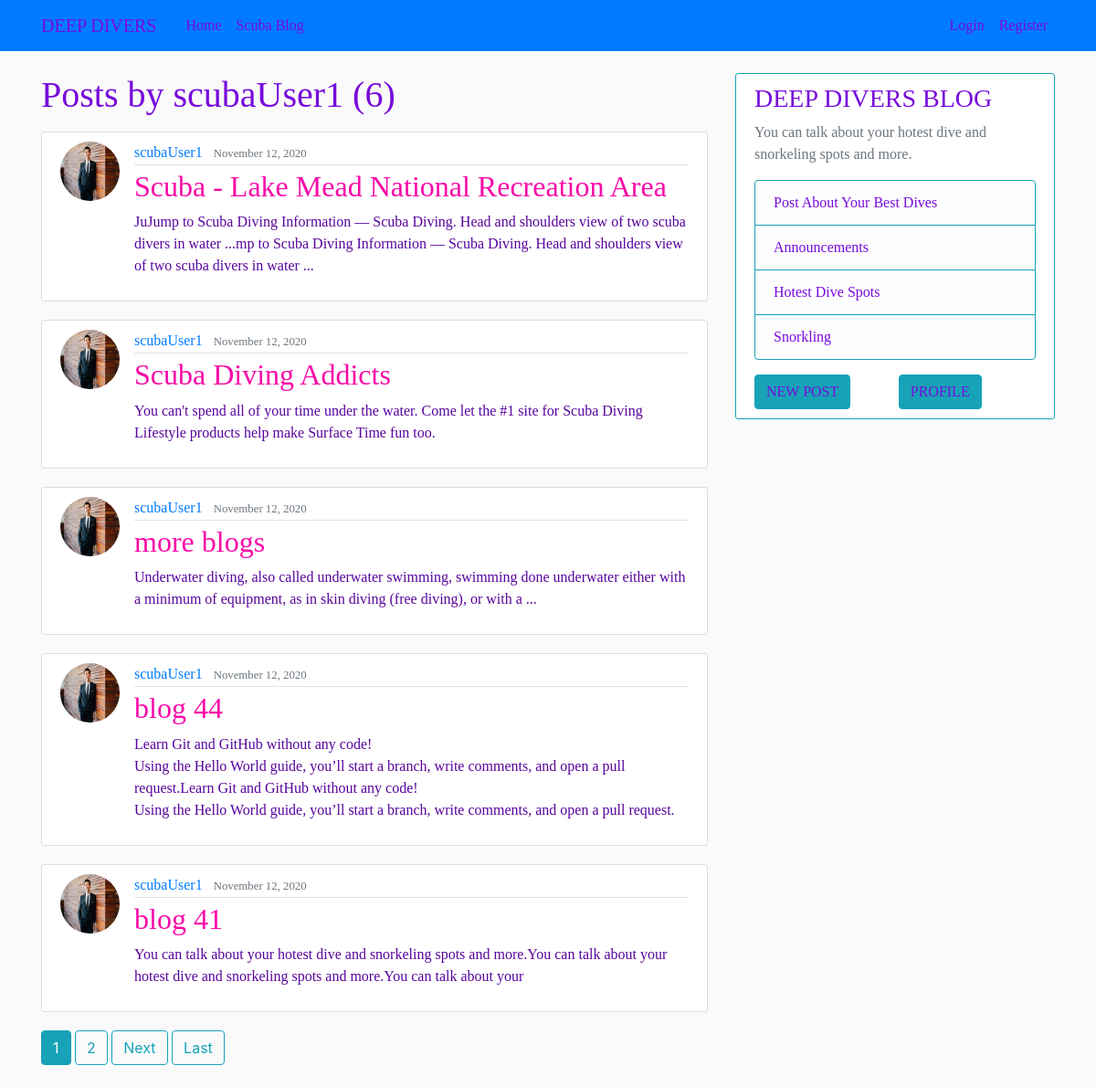
Page /user/scubaUser1 on the committed database.
### scuba_blog/models.py (models this page shows, shortened)
class Post(models.Model):
    title= models.CharField(max_length=100)
    content= models.TextField()
    date_posted= models.DateTimeField(default= timezone.now)
    author = models.ForeignKey(User, on_delete= models.CASCADE)

### users/models.py (models this page shows, shortened)
class Profile(models.Model):
    user = models.OneToOneField(User, on_delete=models.CASCADE)
    image = models.ImageField(default='default.jpg', upload_to='profile_pics')

### scuba_blog/views.py (the view)
# urls.py: path('user/<str:username>', UserPostListView.as_view(), name='user-posts'),
class UserPostListView(ListView):
    model = Post
    template_name = 'scuba_blog/user_posts.html'  # <app>/<model>_<viewtype>.html
    context_object_name = 'posts'
    paginate_by = 5
    def get_queryset(self):
        user = get_object_or_404(User, username=self.kwargs.get('username'))
        return Post.objects.filter(author=user).order_by('-date_posted')

### scuba_blog/templates/scuba_blog/user_posts.html (shortened to what this page needs)
{% extends "scuba_blog/base.html" %}
{% block content %}
    <h1 id="title" class="mb-3">Posts by {{ view.kwargs.username }} ({{ page_obj.paginator.count }})</h1>
    {% for post in posts %}
        <article id="title" class="media content-section">
          <img class="rounded-circle article-img" src="{{ post.author.profile.image.url }}">
          <div class="media-body">
            <div class="article-metadata">
              <a class="mr-2" href="{% url 'user-posts' post.author.username %}">{{ post.author }}</a>
              <small class="text-muted">{{ post.date_posted|date:"F d, Y" }}</small>
            </div>
            <h2><a class="article-title" href="{% url 'post-detail' post.id %}">{{ post.title }}</a></h2>
            <p class="article-content">{{ post.content }}</p>
          </div>
        </article>
    {% endfor %}
    {% if is_paginated %}
      {% for num in page_obj.paginator.page_range %}
        {% if page_obj.number == num %}
          <a class="btn btn-info mb-4" href="?page={{ num }}">{{ num }}</a>
        {% elif num > page_obj.number|add:'-3' and num < page_obj.number|add:'3' %}
          <a class="btn btn-outline-info mb-4" href="?page={{ num }}">{{ num }}</a>
        {% endif %}
      {% endfor %}
      {% if page_obj.has_next %}
        <a class="btn btn-outline-info mb-4" href="?page={{ page_obj.next_page_number }}">Next</a>
        <a class="btn btn-outline-info mb-4" href="?page={{ page_obj.paginator.num_pages }}">Last</a>
      {% endif %}
    {% endif %}
{% endblock content %}

### static/css/main.css (style rules this page uses)
body { background: #fafafa; color: #2409bd; margin-top: 5rem; width:100%; }
#title { font-family: Algerian,Castellar; color: #770bdc; }
p { color: rgb(88, 5, 156) !important; font-family:Castellar; }
.content-section { background: #ffffff; padding: 10px 20px; border: 1px solid #dddddd; border-radius: 3px; margin-bottom: 20px; }
.article-title { color: #f70aa8; }
.article-content { white-space: pre-line; }
.article-img { height: 65px; width: 65px; margin-right: 16px; }
.article-metadata { padding-bottom: 1px; margin-bottom: 4px; border-bottom: 1px solid #e3e3e3 }

### rows in the picture
Post: author.profile.image (placeholder picture), author "scubaUser1", date_posted "November 12, 2020", title "Scuba - Lake Mead National Recreation Area", content "JuJump to Scuba Diving Information — Scuba Diving. Head and shoulders view of two scuba divers in water ...mp to Scuba Diving Information — Scuba Diving. Head and shoulders view of two scuba divers in water ..."
Post: author.profile.image (placeholder picture), author "scubaUser1", date_posted "November 12, 2020", title "Scuba Diving Addicts", content "You can't spend all of your time under the water. Come let the #1 site for Scuba Diving Lifestyle products help make Surface Time fun too."
Post: author.profile.image (placeholder picture), author "scubaUser1", date_posted "November 12, 2020", title "more blogs", content "Underwater diving, also called underwater swimming, swimming done underwater either with a minimum of equipment, as in skin diving (free diving), or with a ..."
Post: author.profile.image (placeholder picture), author "scubaUser1", date_posted "November 12, 2020", title "blog 44", content "Learn Git and GitHub without any code! Using the Hello World guide, you’ll start a branch, write comments, and open a pull request.Learn Git and GitHub without any code! Using the Hello World guide, you’ll start a branch, write comments, and open a pull request."
Post: author.profile.image (placeholder picture), author "scubaUser1", date_posted "November 12, 2020", title "blog 41", content "You can talk about your hotest dive and snorkeling spots and more.You can talk about your hotest dive and snorkeling spots and more.You can talk about your"

### other values in the picture
{{ view.kwargs.username }} "scubaUser1"
{{ page_obj.paginator.count }} "6"
{{ num }} "1"
{{ num }} "2"
